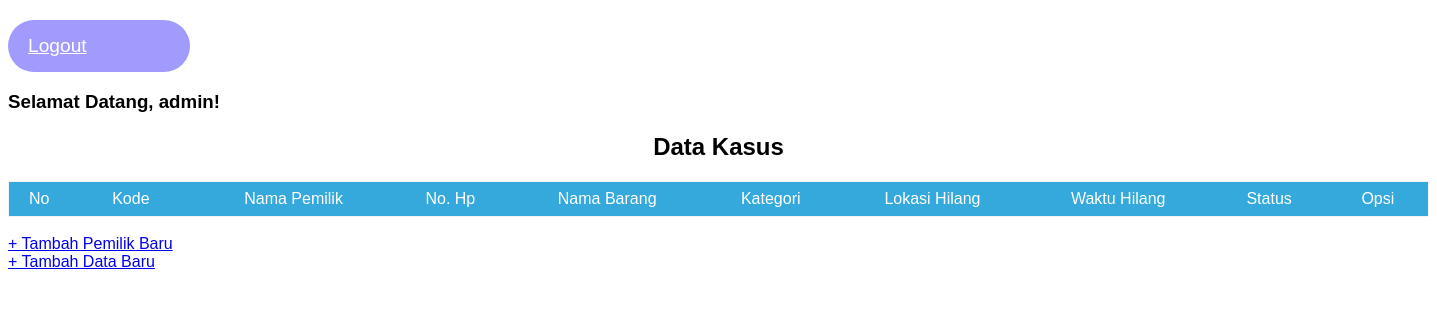
/dashboard.php (signed in), run on an earlier commit of the app's database.
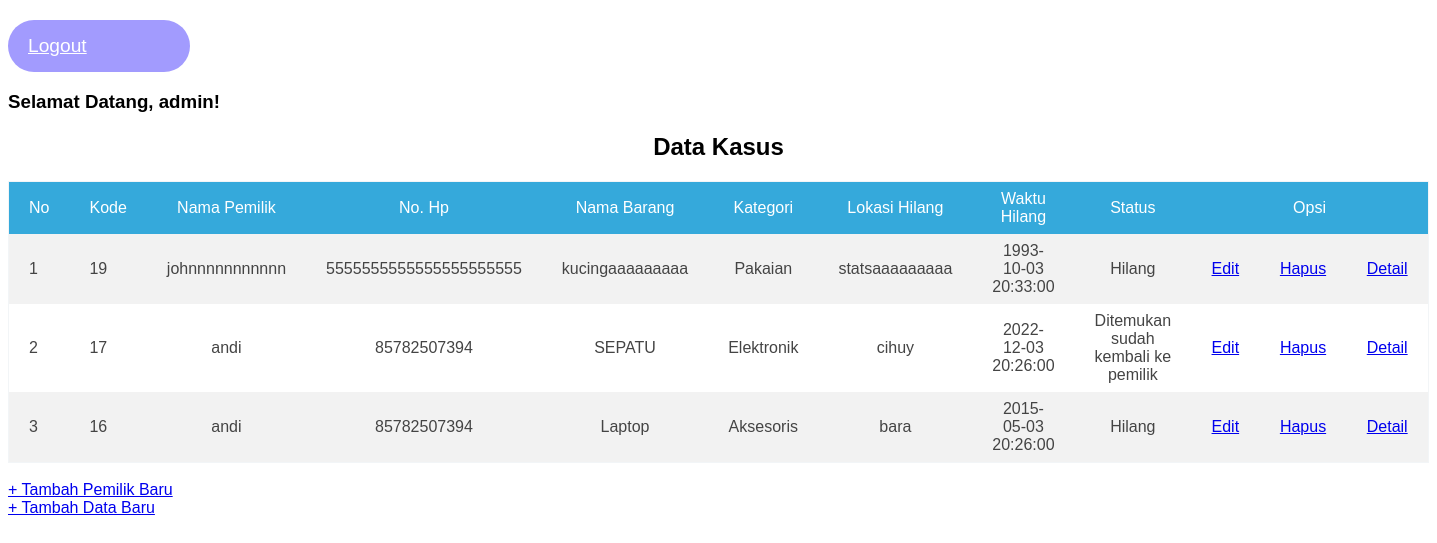
And on a later commit of the database.
### tables this page shows
CREATE TABLE `cases` (
  `case_id` int(11) NOT NULL,
  `pemilik_id` int(11) NOT NULL,
  `itm_id` int(11) NOT NULL,
  `category_id` int(11) NOT NULL,
  `status_id` int(11) NOT NULL
);

CREATE TABLE `pengguna` (
  `id` int(11) NOT NULL,
  `username` varchar(255) NOT NULL,
  `email` varchar(255) NOT NULL,
  `phone` varchar(255) NOT NULL
);

CREATE TABLE `items` (
  `item_id` int(11) NOT NULL,
  `pengguna_id` int(11) NOT NULL,
  `kategori_id` int(11) NOT NULL,
  `st_id` int(11) NOT NULL,
  `item_name` varchar(255) NOT NULL,
  `detail` varchar(255) NOT NULL,
  `lokasi_hilang` varchar(255) NOT NULL,
  `waktu_hilang` datetime NOT NULL
);

CREATE TABLE `category` (
  `c_id` int(11) NOT NULL,
  `category_name` varchar(255) NOT NULL
);

CREATE TABLE `status` (
  `s_id` int(11) NOT NULL,
  `s_name` varchar(255) NOT NULL
);

### dashboard.php (the view, shortened to what this page needs)
<html>
<head>
    <link rel="stylesheet" type="text/css" href="dash.css">
</head>
<body style="font-family:arial">
    <div class="input-group">
        <a href="logout.php" class="btn">Logout</a>
    </div>
    <?php
    echo "<h3>Selamat Datang, " . $_SESSION['username'] ."!". "</h3 >";
    ?>
    <h2><b>Data Kasus</b></h2>
    <table style="width:100%" class="table1">
    <tr>
        <th>No</th>
        <th>Kode</th>
        <th><center>Nama Pemilik</center></th>
        <th><center>No. Hp</center></th>
        <th><center>Nama Barang</center></th>
        <th><center>Kategori</center></th>
        <th><center>Lokasi Hilang</center></th>
        <th><center>Waktu Hilang</center></th>
        <th><center>Status</center></th>
        <th colspan=3><center>Opsi</center></th>
    </tr>
    <?php
        include "config.php";
        $no = 1;
        $dat = mysqli_query($conn, "SELECT * FROM cases INNER JOIN pengguna ON cases.pemilik_id = pengguna.id
        INNER JOIN items ON cases.itm_id = items.item_id INNER JOIN category ON cases.category_id = category.c_id
        INNER JOIN status ON cases.status_id = status.s_id ORDER BY case_id DESC");
        while($r = mysqli_fetch_array($dat)){
            $p_id = $r['case_id'];
            $nama_pemilik = $r['username'];
            $no_hp = $r['phone'];
            $nama_barang = $r['item_name'];
            $lokasi_hilang = $r['lokasi_hilang'];
            $waktu_hilang = $r['waktu_hilang'];
            $cat = $r['category_name'];
            $stat = $r['s_name'];
    ?>
            <tr><td><?php echo $no++; ?></td>
            <td><?php echo $p_id; ?></td>
            <td><center><?php echo $nama_pemilik; ?></center></td>
            <td><center><?php echo $no_hp; ?></center></td>
            <td><center><?php echo $nama_barang; ?></center></td>
            <td><center><?php echo $cat; ?></center></td>
            <td><center><?php echo $lokasi_hilang; ?></center></td>
            <td><center><?php echo $waktu_hilang; ?></center></td>
            <td><center><?php echo $stat; ?></center></td>
            <td width=70px><center><a href="edit.php?id=<?php echo $p_id;?>">Edit</a></center></td>
            <td width=70px><center><a href="hapus.php?id=<?php echo $p_id;?>">Hapus</a></center></td>
            <td width=70px><center><a href="detail.php?id=<?php echo $p_id;?>">Detail</a></center></td>
            </tr>
            <?php
    }
    ?>
    </table></br>
    <a href="tambah_pengguna.php">+ Tambah Pemilik Baru</a><br>
    <a href="tambah_item.php">+ Tambah Data Baru</a><br>
</body>
</html>

What changed in the data, as far as the page shows it:
added cases: case_id "19", pemilik.username "johnnnnnnnnnnn", pemilik.phone "5555555555555555555555", itm.item_name "kucingaaaaaaaaa", category.category_name "Pakaian", itm.lokasi_hilang "statsaaaaaaaaa", itm.waktu_hilang "1993-10-03 20:33:00", status.s_name "Hilang"
added cases: case_id "17", pemilik.username "andi", pemilik.phone "85782507394", itm.item_name "SEPATU", category.category_name "Elektronik", itm.lokasi_hilang "cihuy", itm.waktu_hilang "2022-12-03 20:26:00", status.s_name "Ditemukan sudah kembali ke pemilik"
added cases: case_id "16", pemilik.username "andi", pemilik.phone "85782507394", itm.item_name "Laptop", category.category_name "Aksesoris", itm.lokasi_hilang "bara", itm.waktu_hilang "2015-05-03 20:26:00", status.s_name "Hilang"
